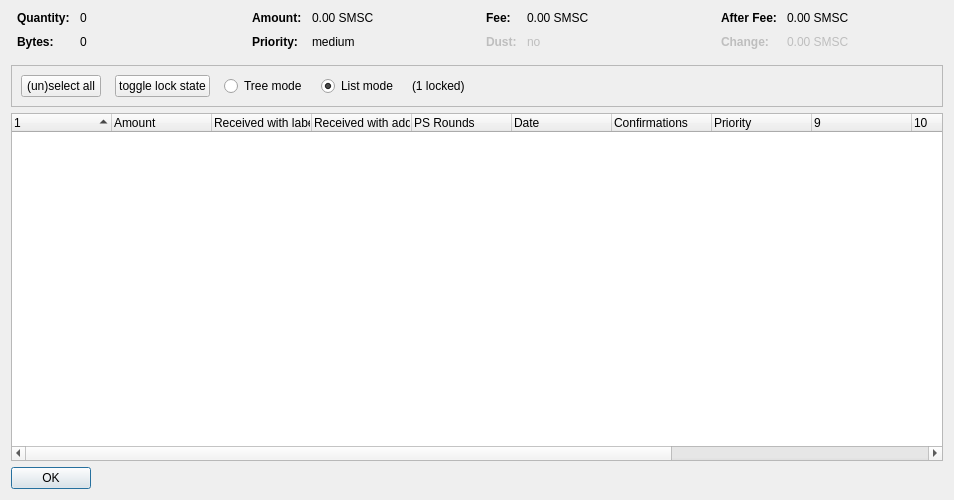
<?xml version="1.0" encoding="UTF-8"?>
<ui version="4.0">
 <class>CoinControlDialog</class>
 <widget class="QDialog" name="CoinControlDialog">
  <property name="geometry">
   <rect>
    <x>0</x>
    <y>0</y>
    <width>954</width>
    <height>500</height>
   </rect>
  </property>
  <property name="windowTitle">
   <string>Coin Selection</string>
  </property>
  <layout class="QVBoxLayout" name="verticalLayout">
   <item>
    <layout class="QHBoxLayout" name="horizontalLayoutTop" stretch="0,0,0,0">
     <property name="topMargin">
      <number>0</number>
     </property>
     <property name="bottomMargin">
      <number>10</number>
     </property>
     <item>
      <layout class="QFormLayout" name="formLayoutCoinControl1">
       <property name="horizontalSpacing">
        <number>10</number>
       </property>
       <property name="verticalSpacing">
        <number>10</number>
       </property>
       <property name="leftMargin">
        <number>6</number>
       </property>
       <property name="rightMargin">
        <number>6</number>
       </property>
       <item row="0" column="0">
        <widget class="QLabel" name="labelCoinControlQuantityText">
         <property name="font">
          <font>
           <weight>75</weight>
           <bold>true</bold>
          </font>
         </property>
         <property name="text">
          <string>Quantity:</string>
         </property>
        </widget>
       </item>
       <item row="0" column="1">
        <widget class="QLabel" name="labelCoinControlQuantity">
         <property name="cursor">
          <cursorShape>IBeamCursor</cursorShape>
         </property>
         <property name="contextMenuPolicy">
          <enum>Qt::ActionsContextMenu</enum>
         </property>
         <property name="text">
          <string notr="true">0</string>
         </property>
         <property name="textInteractionFlags">
          <set>Qt::LinksAccessibleByMouse|Qt::TextSelectableByKeyboard|Qt::TextSelectableByMouse</set>
         </property>
        </widget>
       </item>
       <item row="1" column="0">
        <widget class="QLabel" name="labelCoinControlBytesText">
         <property name="font">
          <font>
           <weight>75</weight>
           <bold>true</bold>
          </font>
         </property>
         <property name="text">
          <string>Bytes:</string>
         </property>
        </widget>
       </item>
       <item row="1" column="1">
        <widget class="QLabel" name="labelCoinControlBytes">
         <property name="cursor">
          <cursorShape>IBeamCursor</cursorShape>
         </property>
         <property name="contextMenuPolicy">
          <enum>Qt::ActionsContextMenu</enum>
         </property>
         <property name="text">
          <string notr="true">0</string>
         </property>
         <property name="textInteractionFlags">
          <set>Qt::LinksAccessibleByMouse|Qt::TextSelectableByKeyboard|Qt::TextSelectableByMouse</set>
         </property>
        </widget>
       </item>
      </layout>
     </item>
     <item>
      <layout class="QFormLayout" name="formLayoutCoinControl2">
       <property name="horizontalSpacing">
        <number>10</number>
       </property>
       <property name="verticalSpacing">
        <number>10</number>
       </property>
       <property name="leftMargin">
        <number>6</number>
       </property>
       <property name="rightMargin">
        <number>6</number>
       </property>
       <item row="0" column="0">
        <widget class="QLabel" name="labelCoinControlAmountText">
         <property name="font">
          <font>
           <weight>75</weight>
           <bold>true</bold>
          </font>
         </property>
         <property name="text">
          <string>Amount:</string>
         </property>
        </widget>
       </item>
       <item row="0" column="1">
        <widget class="QLabel" name="labelCoinControlAmount">
         <property name="cursor">
          <cursorShape>IBeamCursor</cursorShape>
         </property>
         <property name="contextMenuPolicy">
          <enum>Qt::ActionsContextMenu</enum>
         </property>
         <property name="text">
          <string notr="true">0.00 SMSC</string>
         </property>
         <property name="textInteractionFlags">
          <set>Qt::LinksAccessibleByMouse|Qt::TextSelectableByKeyboard|Qt::TextSelectableByMouse</set>
         </property>
        </widget>
       </item>
       <item row="1" column="0">
        <widget class="QLabel" name="labelCoinControlPriorityText">
         <property name="font">
          <font>
           <weight>75</weight>
           <bold>true</bold>
          </font>
         </property>
         <property name="text">
          <string>Priority:</string>
         </property>
        </widget>
       </item>
       <item row="1" column="1">
        <widget class="QLabel" name="labelCoinControlPriority">
         <property name="cursor">
          <cursorShape>IBeamCursor</cursorShape>
         </property>
         <property name="contextMenuPolicy">
          <enum>Qt::ActionsContextMenu</enum>
         </property>
         <property name="text">
          <string>medium</string>
         </property>
         <property name="textInteractionFlags">
          <set>Qt::LinksAccessibleByMouse|Qt::TextSelectableByKeyboard|Qt::TextSelectableByMouse</set>
         </property>
        </widget>
       </item>
      </layout>
     </item>
     <item>
      <layout class="QFormLayout" name="formLayoutCoinControl3">
       <property name="horizontalSpacing">
        <number>10</number>
       </property>
       <property name="verticalSpacing">
        <number>10</number>
       </property>
       <property name="leftMargin">
        <number>6</number>
       </property>
       <property name="rightMargin">
        <number>6</number>
       </property>
       <item row="0" column="0">
        <widget class="QLabel" name="labelCoinControlFeeText">
         <property name="font">
          <font>
           <weight>75</weight>
           <bold>true</bold>
          </font>
         </property>
         <property name="text">
          <string>Fee:</string>
         </property>
        </widget>
       </item>
       <item row="0" column="1">
        <widget class="QLabel" name="labelCoinControlFee">
         <property name="cursor">
          <cursorShape>IBeamCursor</cursorShape>
         </property>
         <property name="contextMenuPolicy">
          <enum>Qt::ActionsContextMenu</enum>
         </property>
         <property name="text">
          <string notr="true">0.00 SMSC</string>
         </property>
         <property name="textInteractionFlags">
          <set>Qt::LinksAccessibleByMouse|Qt::TextSelectableByKeyboard|Qt::TextSelectableByMouse</set>
         </property>
        </widget>
       </item>
       <item row="1" column="0">
        <widget class="QLabel" name="labelCoinControlLowOutputText">
         <property name="enabled">
          <bool>false</bool>
         </property>
         <property name="font">
          <font>
           <weight>75</weight>
           <bold>true</bold>
          </font>
         </property>
         <property name="text">
          <string>Dust:</string>
         </property>
        </widget>
       </item>
       <item row="1" column="1">
        <widget class="QLabel" name="labelCoinControlLowOutput">
         <property name="enabled">
          <bool>false</bool>
         </property>
         <property name="cursor">
          <cursorShape>IBeamCursor</cursorShape>
         </property>
         <property name="contextMenuPolicy">
          <enum>Qt::ActionsContextMenu</enum>
         </property>
         <property name="text">
          <string>no</string>
         </property>
         <property name="textInteractionFlags">
          <set>Qt::LinksAccessibleByMouse|Qt::TextSelectableByKeyboard|Qt::TextSelectableByMouse</set>
         </property>
        </widget>
       </item>
      </layout>
     </item>
     <item>
      <layout class="QFormLayout" name="formLayoutCoinControl4">
       <property name="horizontalSpacing">
        <number>10</number>
       </property>
       <property name="verticalSpacing">
        <number>10</number>
       </property>
       <property name="leftMargin">
        <number>6</number>
       </property>
       <property name="rightMargin">
        <number>6</number>
       </property>
       <item row="0" column="0">
        <widget class="QLabel" name="labelCoinControlAfterFeeText">
         <property name="font">
          <font>
           <weight>75</weight>
           <bold>true</bold>
          </font>
         </property>
         <property name="text">
          <string>After Fee:</string>
         </property>
        </widget>
       </item>
       <item row="0" column="1">
        <widget class="QLabel" name="labelCoinControlAfterFee">
         <property name="cursor">
          <cursorShape>IBeamCursor</cursorShape>
         </property>
         <property name="contextMenuPolicy">
          <enum>Qt::ActionsContextMenu</enum>
         </property>
         <property name="text">
          <string notr="true">0.00 SMSC</string>
         </property>
         <property name="textInteractionFlags">
          <set>Qt::LinksAccessibleByMouse|Qt::TextSelectableByKeyboard|Qt::TextSelectableByMouse</set>
         </property>
        </widget>
       </item>
       <item row="1" column="0">
        <widget class="QLabel" name="labelCoinControlChangeText">
         <property name="enabled">
          <bool>false</bool>
         </property>
         <property name="font">
          <font>
           <weight>75</weight>
           <bold>true</bold>
          </font>
         </property>
         <property name="text">
          <string>Change:</string>
         </property>
        </widget>
       </item>
       <item row="1" column="1">
        <widget class="QLabel" name="labelCoinControlChange">
         <property name="enabled">
          <bool>false</bool>
         </property>
         <property name="cursor">
          <cursorShape>IBeamCursor</cursorShape>
         </property>
         <property name="contextMenuPolicy">
          <enum>Qt::ActionsContextMenu</enum>
         </property>
         <property name="text">
          <string notr="true">0.00 SMSC</string>
         </property>
         <property name="textInteractionFlags">
          <set>Qt::LinksAccessibleByMouse|Qt::TextSelectableByKeyboard|Qt::TextSelectableByMouse</set>
         </property>
        </widget>
       </item>
      </layout>
     </item>
    </layout>
   </item>
   <item>
    <widget class="QFrame" name="frame">
     <property name="minimumSize">
      <size>
       <width>0</width>
       <height>40</height>
      </size>
     </property>
     <property name="frameShape">
      <enum>QFrame::StyledPanel</enum>
     </property>
     <property name="frameShadow">
      <enum>QFrame::Sunken</enum>
     </property>
     <layout class="QHBoxLayout" name="horizontalLayout">
      <item>
       <layout class="QHBoxLayout" name="horizontalLayoutPanel" stretch="0,0,0,0,0,0">
        <property name="spacing">
         <number>14</number>
        </property>
        <item>
         <widget class="QPushButton" name="pushButtonSelectAll">
          <property name="sizePolicy">
           <sizepolicy hsizetype="Maximum" vsizetype="Fixed">
            <horstretch>0</horstretch>
            <verstretch>0</verstretch>
           </sizepolicy>
          </property>
          <property name="text">
           <string>(un)select all</string>
          </property>
          <property name="autoDefault">
           <bool>false</bool>
          </property>
         </widget>
        </item>
        <item>
         <widget class="QPushButton" name="pushButtonToggleLock">
          <property name="sizePolicy">
           <sizepolicy hsizetype="Maximum" vsizetype="Fixed">
            <horstretch>0</horstretch>
            <verstretch>0</verstretch>
           </sizepolicy>
          </property>
          <property name="text">
           <string>toggle lock state</string>
          </property>
          <property name="autoDefault">
           <bool>false</bool>
          </property>
         </widget>
        </item>
        <item>
         <widget class="QRadioButton" name="radioTreeMode">
          <property name="sizePolicy">
           <sizepolicy hsizetype="Maximum" vsizetype="Fixed">
            <horstretch>0</horstretch>
            <verstretch>0</verstretch>
           </sizepolicy>
          </property>
          <property name="text">
           <string>Tree mode</string>
          </property>
         </widget>
        </item>
        <item>
         <widget class="QRadioButton" name="radioListMode">
          <property name="sizePolicy">
           <sizepolicy hsizetype="Maximum" vsizetype="Fixed">
            <horstretch>0</horstretch>
            <verstretch>0</verstretch>
           </sizepolicy>
          </property>
          <property name="text">
           <string>List mode</string>
          </property>
          <property name="checked">
           <bool>true</bool>
          </property>
         </widget>
        </item>
        <item>
         <widget class="QLabel" name="labelLocked">
          <property name="text">
           <string>(1 locked)</string>
          </property>
         </widget>
        </item>
        <item>
         <spacer name="horizontalSpacer">
          <property name="orientation">
           <enum>Qt::Horizontal</enum>
          </property>
          <property name="sizeHint" stdset="0">
           <size>
            <width>40</width>
            <height>20</height>
           </size>
          </property>
         </spacer>
        </item>
       </layout>
      </item>
     </layout>
    </widget>
   </item>
   <item>
    <widget class="CoinControlTreeWidget" name="treeWidget">
     <property name="contextMenuPolicy">
      <enum>Qt::CustomContextMenu</enum>
     </property>
     <property name="sortingEnabled">
      <bool>false</bool>
     </property>
     <property name="columnCount">
      <number>13</number>
     </property>
     <attribute name="headerShowSortIndicator" stdset="0">
      <bool>true</bool>
     </attribute>
     <attribute name="headerStretchLastSection">
      <bool>false</bool>
     </attribute>
     <column>
      <property name="text">
       <string/>
      </property>
     </column>
     <column>
      <property name="text">
       <string>Amount</string>
      </property>
     </column>
     <column>
      <property name="text">
       <string>Received with label</string>
      </property>
     </column>
     <column>
      <property name="text">
       <string>Received with address</string>
      </property>
     </column>
     <column>
      <property name="text">
       <string>PS Rounds</string>
      </property>
     </column>
     <column>
      <property name="text">
       <string>Date</string>
      </property>
     </column>
     <column>
      <property name="text">
       <string>Confirmations</string>
      </property>
      <property name="toolTip">
       <string>Confirmed</string>
      </property>
     </column>
     <column>
      <property name="text">
       <string>Priority</string>
      </property>
     </column>
     <column>
      <property name="text">
       <string/>
      </property>
     </column>
     <column>
      <property name="text">
       <string/>
      </property>
     </column>
     <column>
      <property name="text">
       <string/>
      </property>
     </column>
     <column>
      <property name="text">
       <string/>
      </property>
     </column>
     <column>
      <property name="text">
       <string/>
      </property>
     </column>
    </widget>
   </item>
   <item>
    <widget class="QDialogButtonBox" name="buttonBox">
     <property name="sizePolicy">
      <sizepolicy hsizetype="Maximum" vsizetype="Fixed">
       <horstretch>0</horstretch>
       <verstretch>0</verstretch>
      </sizepolicy>
     </property>
     <property name="orientation">
      <enum>Qt::Horizontal</enum>
     </property>
     <property name="standardButtons">
      <set>QDialogButtonBox::Ok</set>
     </property>
    </widget>
   </item>
  </layout>
 </widget>
 <customwidgets>
  <customwidget>
   <class>CoinControlTreeWidget</class>
   <extends>QTreeWidget</extends>
   <header>coincontroltreewidget.h</header>
  </customwidget>
 </customwidgets>
 <resources/>
 <connections/>
</ui>
